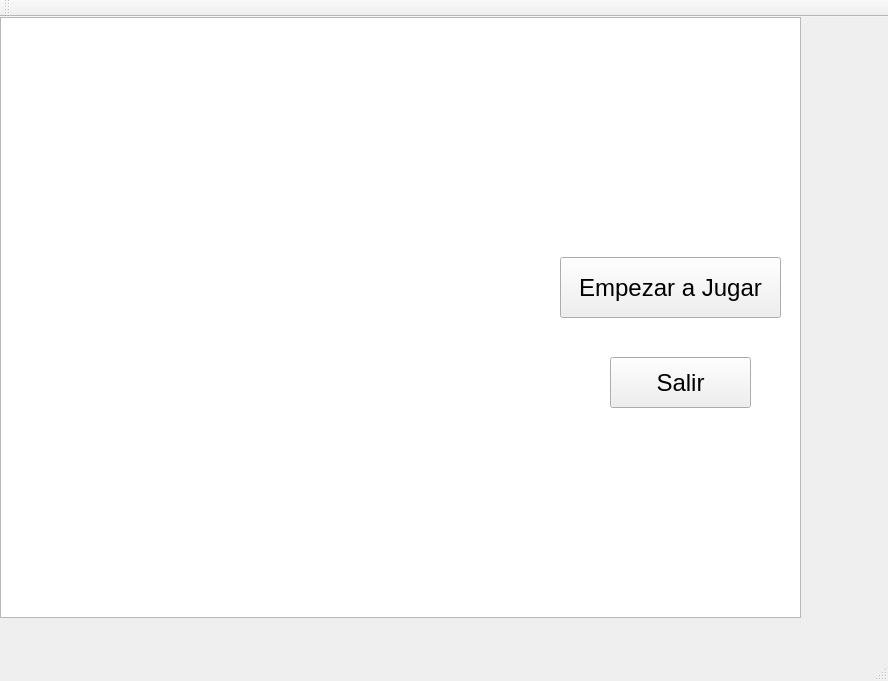
<?xml version="1.0" encoding="UTF-8"?>
<ui version="4.0">
 <class>MainWindow</class>
 <widget class="QMainWindow" name="MainWindow">
  <property name="geometry">
   <rect>
    <x>0</x>
    <y>0</y>
    <width>888</width>
    <height>681</height>
   </rect>
  </property>
  <property name="windowTitle">
   <string>MainWindow</string>
  </property>
  <widget class="QWidget" name="centralWidget">
   <widget class="QGraphicsView" name="mainGraphicsWindow">
    <property name="geometry">
     <rect>
      <x>0</x>
      <y>0</y>
      <width>801</width>
      <height>601</height>
     </rect>
    </property>
    <property name="toolTip">
     <string/>
    </property>
    <property name="whatsThis">
     <string>&lt;html&gt;&lt;head/&gt;&lt;body&gt;&lt;p&gt;&lt;img src=&quot;:/img/background.jpg&quot;/&gt;&lt;/p&gt;&lt;/body&gt;&lt;/html&gt;</string>
    </property>
    <property name="styleSheet">
     <string notr="true">background-image: url(:/img/space_1.jpg);</string>
    </property>
   </widget>
   <widget class="QPushButton" name="PlayButton">
    <property name="geometry">
     <rect>
      <x>560</x>
      <y>240</y>
      <width>221</width>
      <height>61</height>
     </rect>
    </property>
    <property name="font">
     <font>
      <pointsize>18</pointsize>
     </font>
    </property>
    <property name="whatsThis">
     <string>&lt;!DOCTYPE HTML PUBLIC &quot;-//W3C//DTD HTML 4.0//EN&quot; &quot;http://www.w3.org/TR/REC-html40/strict.dtd&quot;&gt;
&lt;html&gt;&lt;head&gt;&lt;meta name=&quot;qrichtext&quot; content=&quot;1&quot; /&gt;&lt;style type=&quot;text/css&quot;&gt;
p, li { white-space: pre-wrap; }
&lt;/style&gt;&lt;/head&gt;&lt;body style=&quot; font-family:'.SF NS Text'; font-size:13pt; font-weight:400; font-style:normal;&quot;&gt;
&lt;p align=&quot;center&quot; style=&quot; margin-top:0px; margin-bottom:0px; margin-left:0px; margin-right:0px; -qt-block-indent:0; text-indent:0px;&quot;&gt;&lt;span style=&quot; font-size:14pt; font-weight:600; font-style:italic; color:#b38484;&quot;&gt;PLAY&lt;/span&gt;&lt;/p&gt;&lt;/body&gt;&lt;/html&gt;</string>
    </property>
    <property name="text">
     <string>Empezar a Jugar</string>
    </property>
   </widget>
   <widget class="QPushButton" name="QuitButton">
    <property name="geometry">
     <rect>
      <x>610</x>
      <y>340</y>
      <width>141</width>
      <height>51</height>
     </rect>
    </property>
    <property name="font">
     <font>
      <pointsize>18</pointsize>
     </font>
    </property>
    <property name="text">
     <string>Salir</string>
    </property>
   </widget>
  </widget>
  <widget class="QToolBar" name="mainToolBar">
   <attribute name="toolBarArea">
    <enum>TopToolBarArea</enum>
   </attribute>
   <attribute name="toolBarBreak">
    <bool>false</bool>
   </attribute>
  </widget>
  <widget class="QStatusBar" name="statusBar"/>
  <action name="New">
   <property name="text">
    <string>New</string>
   </property>
  </action>
  <action name="Close">
   <property name="text">
    <string>Close</string>
   </property>
  </action>
 </widget>
 <layoutdefault spacing="6" margin="11"/>
 <resources/>
 <connections/>
</ui>
